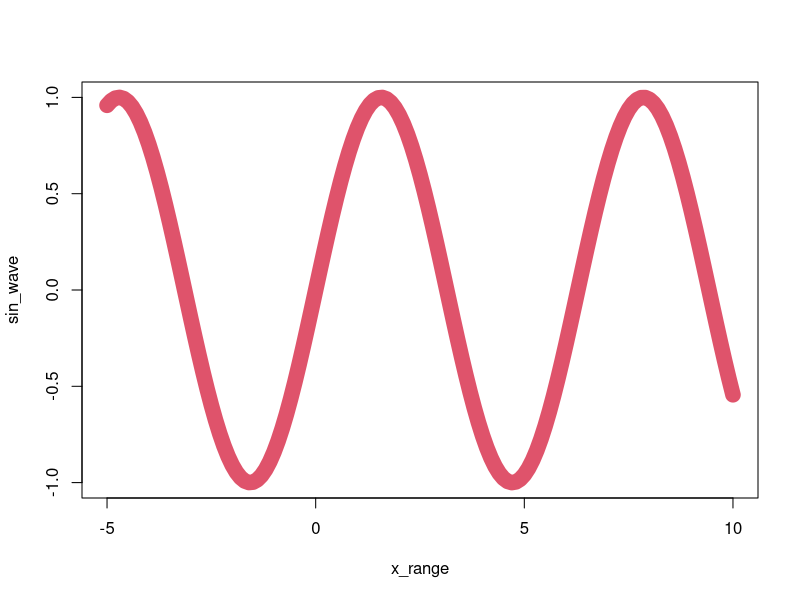

Recreate this plot in R.
## ---- chunk 1
knitr::opts_chunk$set(echo = TRUE)
## ---- chunk 2
n = 10:49
length = length(n)
nplus = n + 1
print(nplus)
m = 10:1
m = seq(10,1)
n-m
## ---- chunk 3

x_range = seq(-5, 10, by = 0.1)
sin_wave = sin(x_range)
wave = plot(x_range, sin_wave, col = 2, type = "l", lwd = 15)

## ---- chunk 4
first_nums = 40:50
next_nums = seq(51,60)
combined = c(first_nums, next_nums)
combined[7]
combined[5:8]
last = length(combined)
new = combined[c(1:3, 19:21)]
new = combined[c(1:3, 19:last)]
## In Class Activity
## ---- chunk 5
roll_die = function(){
  die_rolls = seq(1,6)
roll = sample(die_rolls, 1)
roll
}
roll_die()
## ---- chunk 6
dice_sum <- function() {
  die_rolls = seq(1,6)
  roll1 = sample(die_rolls, 1)
  roll1
  roll2 = sample(die_rolls, 1)
  roll2
  total_sum = roll1 + roll2
  total_sum
  return(c(roll1, roll2, total_sum))
}
dice_sum()
## ---- chunk 7
name1 = "axel"
name2 = "nicholas"
dice_game <- function(name1, name2) {

  roll1 <- sample(1:6, 1)
  roll2 <- sample(1:6, 1)
  
  if (roll1 > roll2) {
    return(name1)
  } else if (roll2 > roll1) {
    return(name2)
  } else {
    # roll again
    roll1 <- sample(1:6, 1)
    roll2 <- sample(1:6, 1)
    if (roll1 > roll2) {
      return(name1)
    } else if (roll2 > roll1) {
      return(name2)
    } else {
      # draw
      return("draw")
    }
  }
}
result = dice_game(name1,name2)
print(result)
## ---- chunk 8
name1 = "axel"
name2 = "nicholas"

dice_play15 <- function(name1, name2) {
  roll1 <- sample(1:6, 15, replace = TRUE)
  roll2 <- sample(1:6, 15, replace = TRUE)
  # wins
  wins1 <- sum(roll1 > roll2)
  wins2 <- sum(roll2 > roll1)
  #conditions
  if (wins1 > wins2) {
    return(name1)
  } else if (wins2 > wins1) {
    return(name2)
  } else {
    return("draw")
  }
}
result = dice_play15(name1, name2)
print(result)

## ---- chunk 9
name1 = "axel"
name2 = "nicholas"
unfair_game <- function(name1, name2) {
  prob_mod <- c(0.10, 0.15, 0.20, 0.25, 0.30, 0.35)
  
  roll1 <- sample(1:6, 15, replace = TRUE, prob = prob_mod)
  roll2 <- sample(1:6, 15, replace = TRUE)
  
  # Count wins for each person. (Ties are not counted.)
  win1 <- sum(roll1 > roll2)
  win2 <- sum(roll2 > roll1)
  
  if (win1 > win2) {
    return(name1)
  } else if (win2 > win1) {
    return(name2)
  } else {
    return("draw")
  }
}

results <- replicate(10, unfair_game(name1, name2))
print(results)

